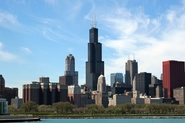
#> input picture chicago.jpg, 185 x 123 px, shrunk from 712 x 474 before the run
$ jupyter execute Color_transfer.ipynb
#> lines starting #> are read from the running program, lines starting #| are printed output that depends on the picture
[cell 1]
import numpy as np
import cv2
import matplotlib.pyplot as plt

[cell 2]
def get_stats(img):
    (L, A, B) = cv2.split(img)
    (L_mean, L_std) = (L.mean(), L.std())
    (A_mean, A_std) = (A.mean(), A.std())
    (B_mean, B_std) = (B.mean(), B.std())

    return (L_mean, L_std, A_mean, A_std, B_mean, B_std)

[cell 3]
def color_transfer(source_path, target_path):
#> called with source_path = 'chicago.jpg', target_path = 'style2.jpg'
    source = cv2.imread(source_path)
#> source is the input picture: shape (123, 185, 3); mean B, G, R 168.1, 150.7, 127.1
    target = cv2.imread(target_path)
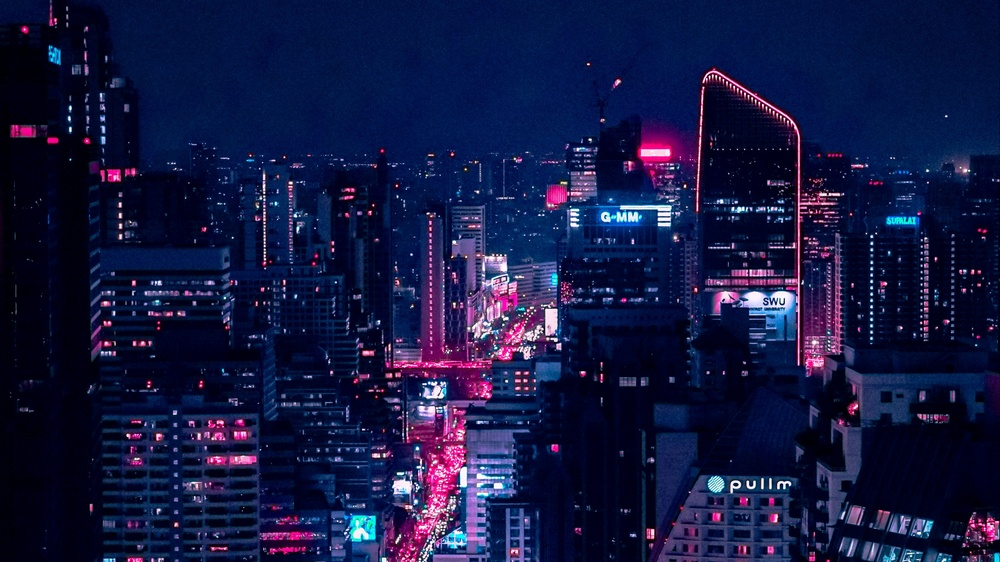
#> input picture style2.jpg, 1000 x 562 px, shrunk from 3840 x 2160 before the run
#> target is the input picture: shape (562, 1000, 3); mean B, G, R 66, 24.4, 20
    source = cv2.cvtColor(source, cv2.COLOR_BGR2LAB).astype("float32")
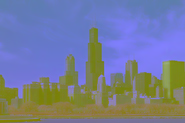
#> source: shape (123, 185, 3) float32; mean B, G, R 152.7, 124.7, 117.1
    target = cv2.cvtColor(target, cv2.COLOR_BGR2LAB).astype("float32")
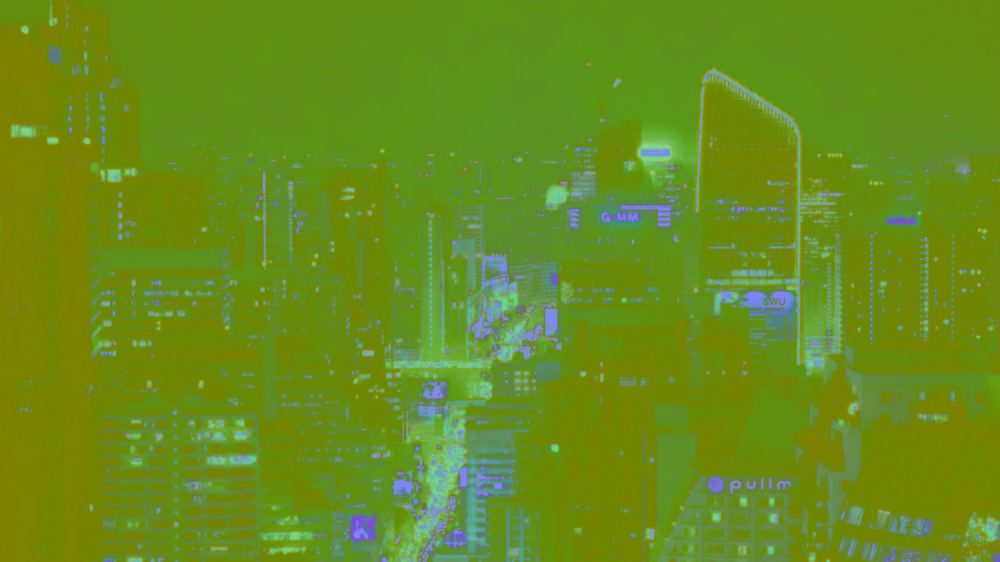
#> target: shape (562, 1000, 3) float32; mean B, G, R 29.5, 140.8, 103.6
    L_mean_src, L_std_src, A_mean_src, A_std_src, B_mean_src, B_std_src = get_stats(source)
#> in get_stats, `(L, A, B) = cv2.split(img)`:
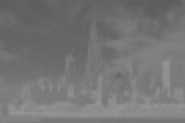
#> B: shape (123, 185) float32; min 91, max 154, mean 117.1
#> in get_stats, `(L_mean, L_std) = (L.mean(), L.std())`: L_mean = 152.7; L_std = 73.62
#> in get_stats, `(A_mean, A_std) = (A.mean(), A.std())`: A_mean = 124.7; A_std = 5.33
#> in get_stats, `(B_mean, B_std) = (B.mean(), B.std())`: B_mean = 117.1; B_std = 13.62
#> L_mean_src = 152.7; L_std_src = 73.62; A_mean_src = 124.7; A_std_src = 5.33; B_mean_src = 117.1; B_std_src = 13.62
    L_mean_tar, L_std_tar, A_mean_tar, A_std_tar, B_mean_tar, B_std_tar = get_stats(target)
#> in get_stats (call 2), `(L, A, B) = cv2.split(img)`:
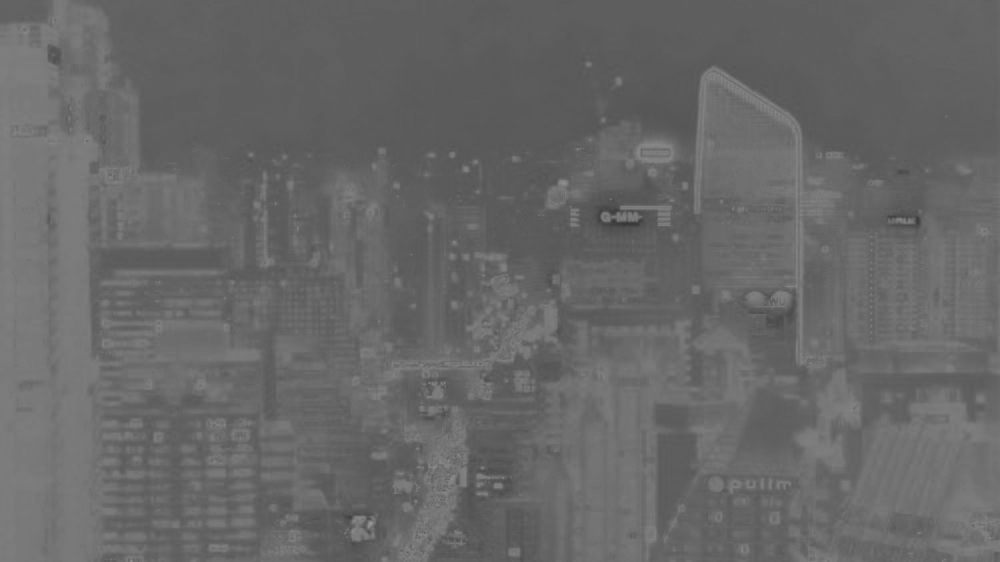
#> B: shape (562, 1000) float32; min 56, max 154, mean 103.6
#> in get_stats (call 2), `(L_mean, L_std) = (L.mean(), L.std())`: L_mean = 29.48; L_std = 39.9
#> in get_stats (call 2), `(A_mean, A_std) = (A.mean(), A.std())`: A_mean = 140.8; A_std = 10.17
#> in get_stats (call 2), `(B_mean, B_std) = (B.mean(), B.std())`: B_mean = 103.6; B_std = 10.15
#> L_mean_tar = 29.48; L_std_tar = 39.9; A_mean_tar = 140.8; A_std_tar = 10.17; B_mean_tar = 103.6; B_std_tar = 10.15
    (L, A, B) = cv2.split(target)
    L -= L_mean_tar
    A -= A_mean_tar
    B -= B_mean_tar
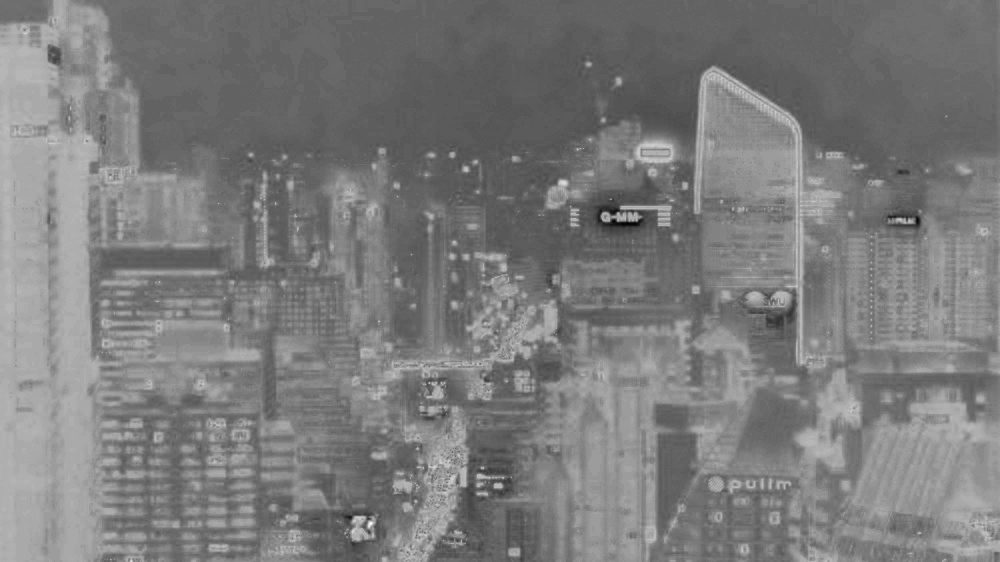
#> B: shape (562, 1000) float32; min -47.64, max 50.36, mean 0; drawn with min black and max white
    L = (L_std_tar / L_std_src) * L
    A = (A_std_tar / A_std_src) * A
    B = (B_std_tar / B_std_src) * B
    L += L_mean_src
    A += A_mean_src
    B += B_mean_src
    L = np.clip(L, 0,255)
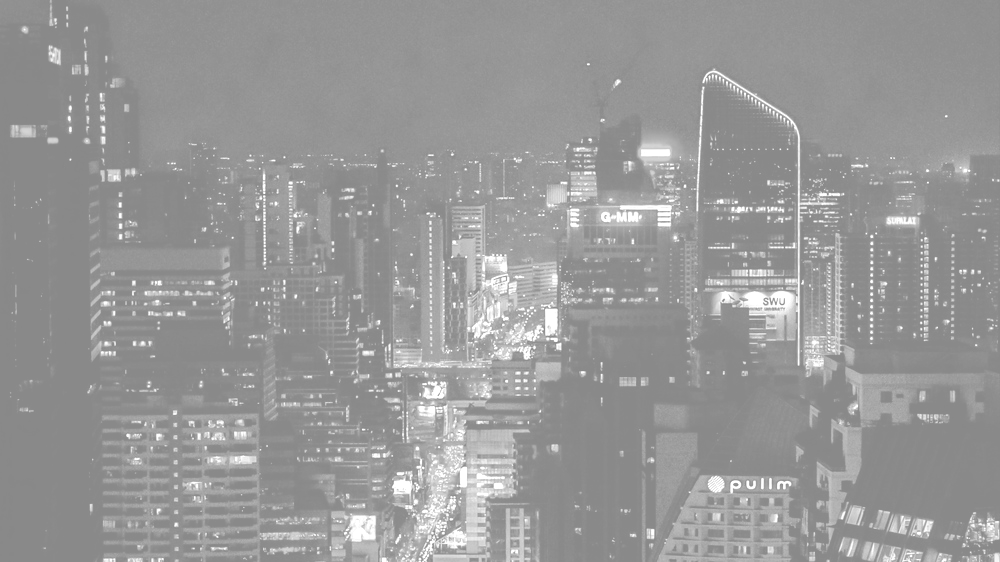
#> L: shape (562, 1000) float32; min 136.7, max 255, mean 152.6
    A = np.clip(A, 0,255)
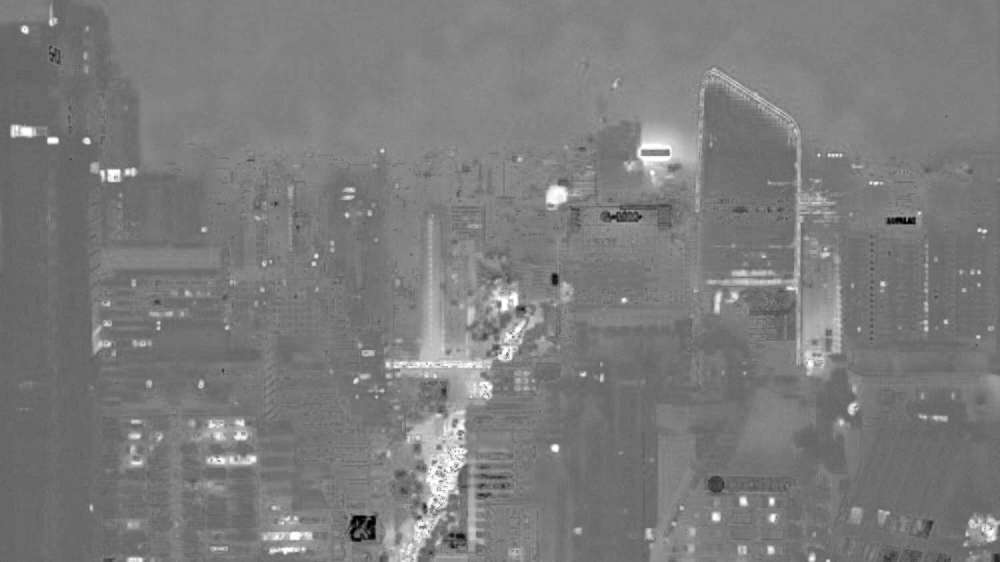
#> A: shape (562, 1000) float32; min 0, max 255, mean 124.7
    B = np.clip(B, 0,255)
    transfer = cv2.merge([L, A, B])
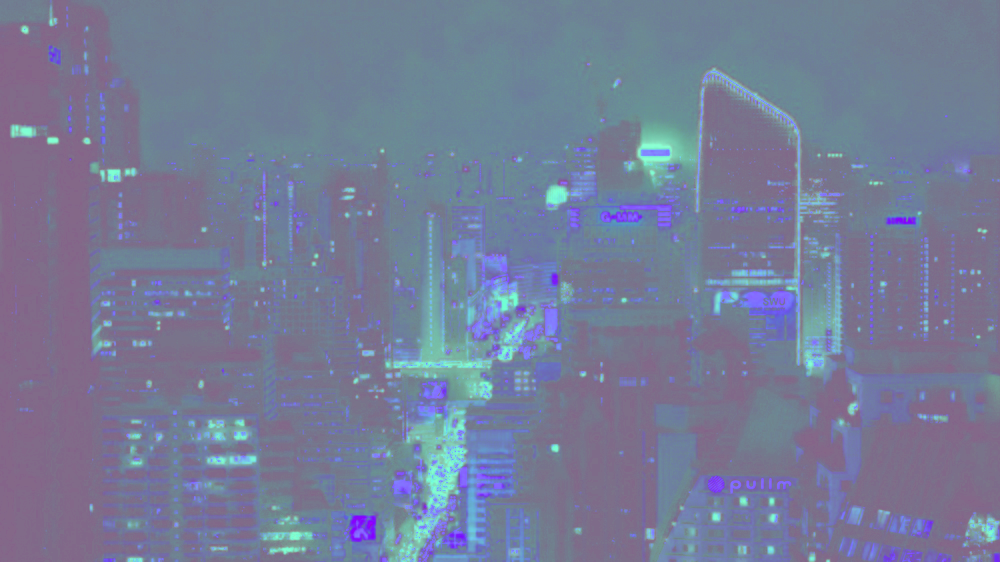
#> transfer: shape (562, 1000, 3) float32; mean B, G, R 152.5, 124.7, 117.1
    transfer = cv2.cvtColor(transfer.astype("uint8"), cv2.COLOR_LAB2BGR)
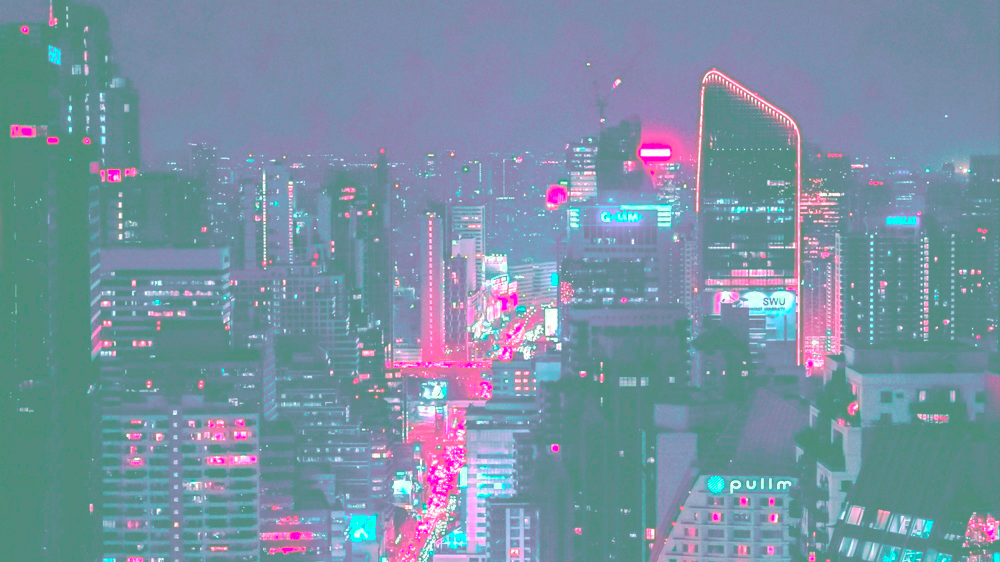
#> transfer: shape (562, 1000, 3); mean B, G, R 163.7, 145.2, 119.8
    return transfer

[cell 4]
ans = color_transfer("chicago.jpg", "style2.jpg")
cv2.imwrite("lol.jpg", ans)
#> Out = True
